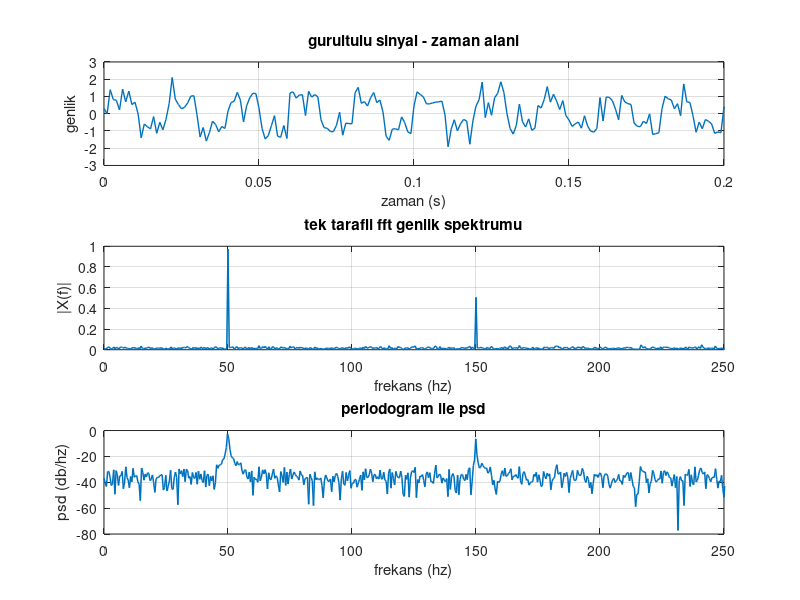

Source code (MATLAB):
% psd_periodogram_demo.m
% gurultulu bir sinyal icin periodogram ile temel psd kavramini gosterir.
clc; clear; close all

% ornek sinyal
fs = 1000;
t = (0:1/fs:2-1/fs)';
% 50 hz + 150 hz + gurultu
x = sin(2*pi*50*t) + 0.5*sin(2*pi*150*t) + 0.4*randn(size(t));

% tek tarafli fft sablonu
n_fft = length(x);
X = fft(x)/n_fft;
k_fft = floor(n_fft/2) + 1;
f_fft = (0:k_fft-1)*(fs/n_fft);
mag = abs(X(1:k_fft));
mag(2:end-1) = 2*mag(2:end-1);

% periodogram ile psd hesabi
[pxx, f_psd] = periodogram(x, [], [], fs);

% gorsellestirme
figure('color', [1 1 1]);
subplot(3,1,1)
plot(t, x, 'linewidth', 1.0)
grid on
xlabel('zaman (s)')
ylabel('genlik')
title('gurultulu sinyal - zaman alani')
xlim([0 0.2])

subplot(3,1,2)
plot(f_fft, mag, 'linewidth', 1.1)
grid on
xlabel('frekans (hz)')
ylabel('|X(f)|')
title('tek tarafli fft genlik spektrumu')
xlim([0 250])

subplot(3,1,3)
plot(f_psd, 10*log10(pxx), 'linewidth', 1.1)
grid on
xlabel('frekans (hz)')
ylabel('psd (db/hz)')
title('periodogram ile psd')
xlim([0 250])

% grafigi assets klasorune kaydet
saveas(gcf, '../assets/psd_periodogram_demo.png');
